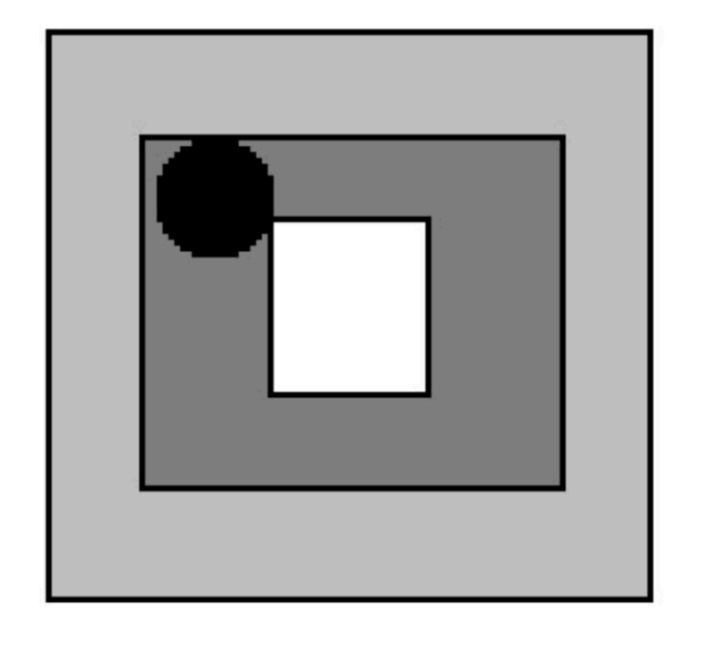
#> input picture satellite-port-cv/data/WhatsApp Image 2025-09-28 at 09.28.13_c24f16cc.jpg, 725 x 651 px, found by its file name
$ python part_a_rotation_detection.py
#> lines starting #> are read from the running program, lines starting #| are printed output that depends on the picture; long printed decimals are rounded
import cv2
import numpy as np
import matplotlib.pyplot as plt
import os

def detect_rotation_angle(image_path, rotated_image_path=None, rotation_angle=None):
    """
    Detects the rotation angle of a satellite port image by finding the circular marker.

    Args:
        image_path: Path to the reference image
        rotated_image_path: Path to save rotated image (optional)
        rotation_angle: Angle to rotate the image for testing (optional)

    Returns:
        detected_angle: The detected rotation angle in degrees
    """

    # Read the image
    img = cv2.imread(image_path)
#> img is the input picture: shape (651, 725, 3); min 0, max 255, mean 181
    if img is None:
        raise ValueError(f"Could not read image at {image_path}")

    # Create outputs directory
    outputs_dir = r"C:\Users\satya\Downloads\computer-vision-challenge-satyamKr-main\satellite-port-cv\outputs"
    os.makedirs(outputs_dir, exist_ok=True)

    # If rotation angle is provided, rotate the image for testing
    if rotation_angle is not None:
        h, w = img.shape[:2]
        center = (w // 2, h // 2)
        M = cv2.getRotationMatrix2D(center, rotation_angle, 1.0)
        img = cv2.warpAffine(img, M, (w, h))

        if rotated_image_path:
            rotated_path = os.path.join(outputs_dir, os.path.basename(rotated_image_path))
            cv2.imwrite(rotated_path, img)

    # Convert to grayscale
    gray = cv2.cvtColor(img, cv2.COLOR_BGR2GRAY)

    # Apply Gaussian blur to reduce noise
    blurred = cv2.GaussianBlur(gray, (9, 9), 2)
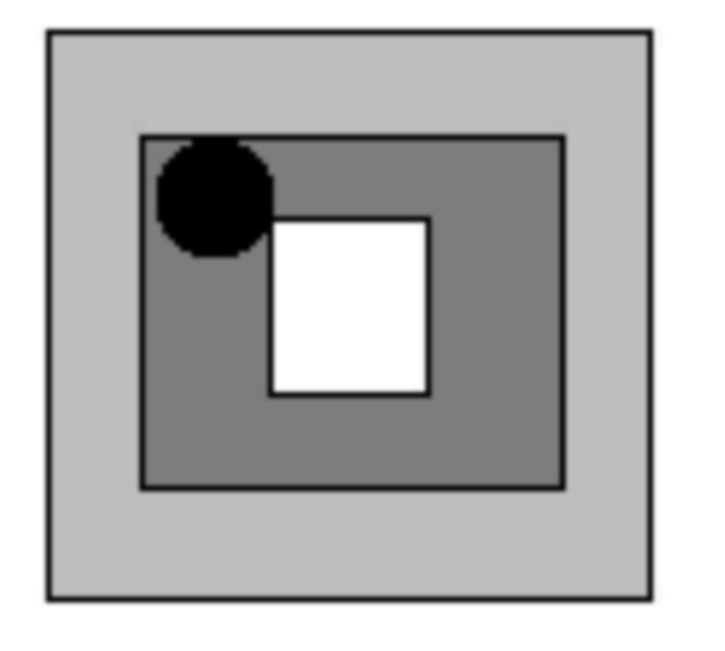
#> blurred: shape (651, 725); min 0, max 255, mean 181

    # 🔑 Try circle detection with tuned parameters
    circles = cv2.HoughCircles(
        blurred,
        cv2.HOUGH_GRADIENT,
        dp=1.2,
        minDist=30,
        param1=100,
        param2=20,
        minRadius=5,
        maxRadius=150
    )
#> circles = 69 rows, first 8: [214.2, 198.6, 60.68], [510.6, 348.6, 142.6], [300.6, 264.6, 130.8], [540.6, 378.6, 112.9], [510.6, 276.6, 142.6], [318.6, 378.6, 112.9], [528.6, 252.6, 118.9], [354.6, 306.6, 91.16]

    if circles is None:
        print("✗ No circles detected - try adjusting HoughCircles params or check image quality")
        return None

    circles = np.uint16(np.around(circles))
#> circles = 69 rows, first 8: [214, 199, 61], [511, 349, 143], [301, 265, 131], [541, 379, 113], [511, 277, 143], [319, 379, 113], [529, 253, 119], [355, 307, 91]

    if len(circles[0]) > 0:
        x, y, r = circles[0][0]
#> x = 214; y = 199; r = 61

        # Find the center of the image
        h, w = gray.shape
#> h = 651; w = 725
        center_x, center_y = w // 2, h // 2
#> center_x = 362; center_y = 325

        dx = x - center_x
#> dx = -148
        dy = y - center_y
#> dy = -126
        angle_rad = np.arctan2(dy, dx)
#> angle_rad = -2.44
        angle_deg = np.degrees(angle_rad)
#> angle_deg = -139.6

        reference_angle = 225
        detected_rotation = (angle_deg - reference_angle) % 360
#> detected_rotation = 355.4
        if detected_rotation > 180:
            detected_rotation -= 360
#> detected_rotation = -4.59

        # Draw visualization
        img_display = img.copy()
        cv2.circle(img_display, (x, y), r, (0, 255, 0), 2)
        cv2.circle(img_display, (x, y), 2, (0, 0, 255), 3)
#> img_display: shape (651, 725, 3); mean B, G, R 180.8, 181.5, 180.9
        cv2.circle(img_display, (center_x, center_y), 5, (255, 0, 0), -1)
#> img_display: shape (651, 725, 3); mean B, G, R 180.8, 181.4, 180.8
        cv2.line(img_display, (center_x, center_y), (x, y), (255, 0, 0), 2)
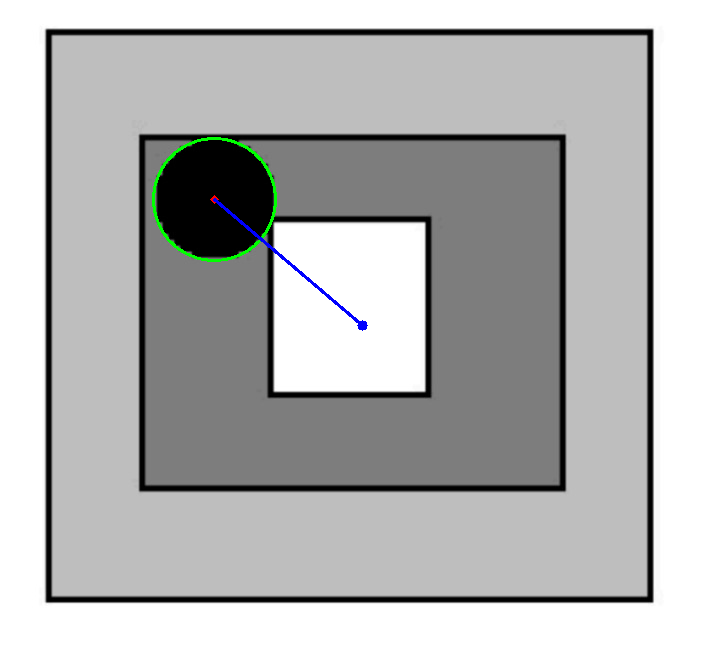
#> img_display: shape (651, 725, 3); mean B, G, R 181, 181.2, 180.6

        # Save annotated image into outputs folder
        output_path = os.path.join(outputs_dir, "rotation_detection_output.png")
        plt.figure(figsize=(10, 8))
        plt.imshow(cv2.cvtColor(img_display, cv2.COLOR_BGR2RGB))
        plt.title(f'Detected Rotation: {detected_rotation:.2f}°')
        plt.axis('off')
        plt.savefig(output_path, dpi=150, bbox_inches='tight')
        plt.close()

        print(f"✓ Circle detected at: ({x}, {y}) with radius {r}")
#| ✓ Circle detected at: (214, 199) with radius 61
        print(f"✓ Angle from center: {angle_deg:.2f}°")
#| ✓ Angle from center: -139.59°
        print(f"✓ Detected rotation: {detected_rotation:.2f}°")
#| ✓ Detected rotation: -4.59°
        print(f"✓ Saved visualization to: {output_path}")

        return detected_rotation

    return None


def main():
    print("Testing rotation detection on WhatsApp image...")

    image_path = r"C:\Users\satya\Downloads\computer-vision-challenge-satyamKr-main\satellite-port-cv\data\WhatsApp Image 2025-09-28 at 09.28.13_c24f16cc.jpg"

    angle = detect_rotation_angle(image_path)
#> angle = -4.59
    print(f"Final Detected Angle: {angle}")
#| Final Detected Angle: -4.591


if __name__ == "__main__":
    main()
